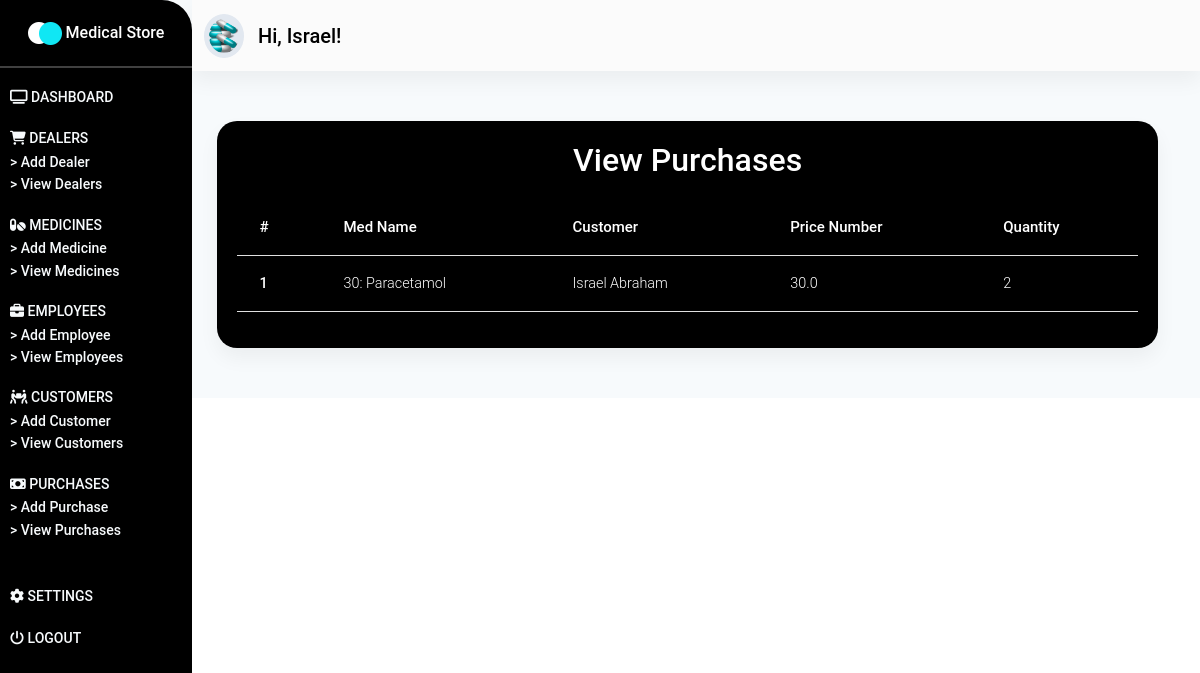
The page /purchases/ (signed in) on the database its author committed.
### store/models.py (models this page shows, shortened)
class Purchase(models.Model):
    med_name = models.ForeignKey(Medicine, on_delete=models.CASCADE)
    customer = models.ForeignKey(Customer, on_delete=models.CASCADE)
    price_number = models.FloatField()
    quantity = models.IntegerField()

class Medicine(models.Model):
    med_code = models.IntegerField()
    med_name = models.CharField(max_length=50)
    dealer_name = models.ForeignKey(Dealer, on_delete=models.CASCADE)
    price = models.FloatField()
    stock = models.IntegerField()
    description = models.TextField()
    def __str__(self):
        return f"{self.med_code}: {self.med_name}"

class Customer(models.Model):
    fname = models.CharField(max_length=100)
    lname = models.CharField(max_length=100)
    address = models.TextField()
    phone_number = models.CharField(max_length=15)
    email = models.CharField(max_length=50)
    def __str__(self):
        return f"{self.fname} {self.lname}"

### store/views.py (the view)
# urls.py: path('purchases/', purchases_page, name="view-purchases"),
@login_required(login_url="/login/")
def purchases_page(request):
    purchases = Purchase.objects.all()
    context = {
        "purchases": purchases
    }
    return render(request, "store/view-purchases.html", context)

### store/templates/store/view-purchases.html (shortened to what this page needs)
{% extends 'store/base.html' %}
{% load static %}
{% block content %}
<section id="dashboard_section" class="dashboard_section">
        {% include "store/_dashboard-bar.html" %}
        <div class="container-fluid">
            <div class="add_dealer">
                <div class="purchase__card card">
                    <p class="h2">
                        View Purchases
                    </p>
                    <div class="dealers__table table-responsive">
                        <table class="table">
                            <thead>
                                <tr>
                                    <th scope="col">#</th>
                                    <th scope="col">Med Name</th>
                                    <th scope="col">Customer</th>
                                    <th scope="col">Price Number</th>
                                    <th scope="col">Quantity</th>
                                </tr>
                            </thead>
                            <tbody>
                            {% for purchase in purchases %}
                                <tr>
                                    <th scope="row">{{ purchase.id }}</th>
                                    <td>{{ purchase.med_name }}</td>
                                    <td>{{ purchase.customer }}</td>
                                    <td>{{ purchase.price_number }}</td>
                                    <td>{{ purchase.quantity }}</td>
                                </tr>
                            {% endfor %}
                            </tbody>
                        </table>
                    </div>
                </div>
            </div>
        </div>
    </section>
{% endblock content %}

### store/static/css/styles.css (style rules this page uses)
* { margin: 0%; padding: 0%; box-sizing: border-box; }
section.dashboard_section { --bg-opacity: 1; background-color: #f7fafc; background-size: contain; }
div.add_dealer { margin-top: 50px; padding-bottom: 50px; }
div.dealer__card, div.medicine__card, div.employee__card, div.customer__card, div.purchase__card, div.confirm__card { padding: 20px; background-color: #000; width: 80%; margin: auto; margin-right: 30px; border-radius: 20px; }
div.dealer__card p.h2, div.medicine__card p.h2, div.employee__card p.h2, div.customer__card p.h2, div.purchase__card p.h2, div.confirm__card p.h2 { text-align: center; color: #fff; margin-bottom: 20px; font-weight: 550; }
div.dealers__table table.table { width: 100% !important; color: #fff; }
div.dealers__table table.table thead { font-size: 15px; font-weight: 600 !important; }

### rows shown on the page
Purchase: id "1", med_name "30: Paracetamol", customer "Israel Abraham", price_number "30.0", quantity "2"
